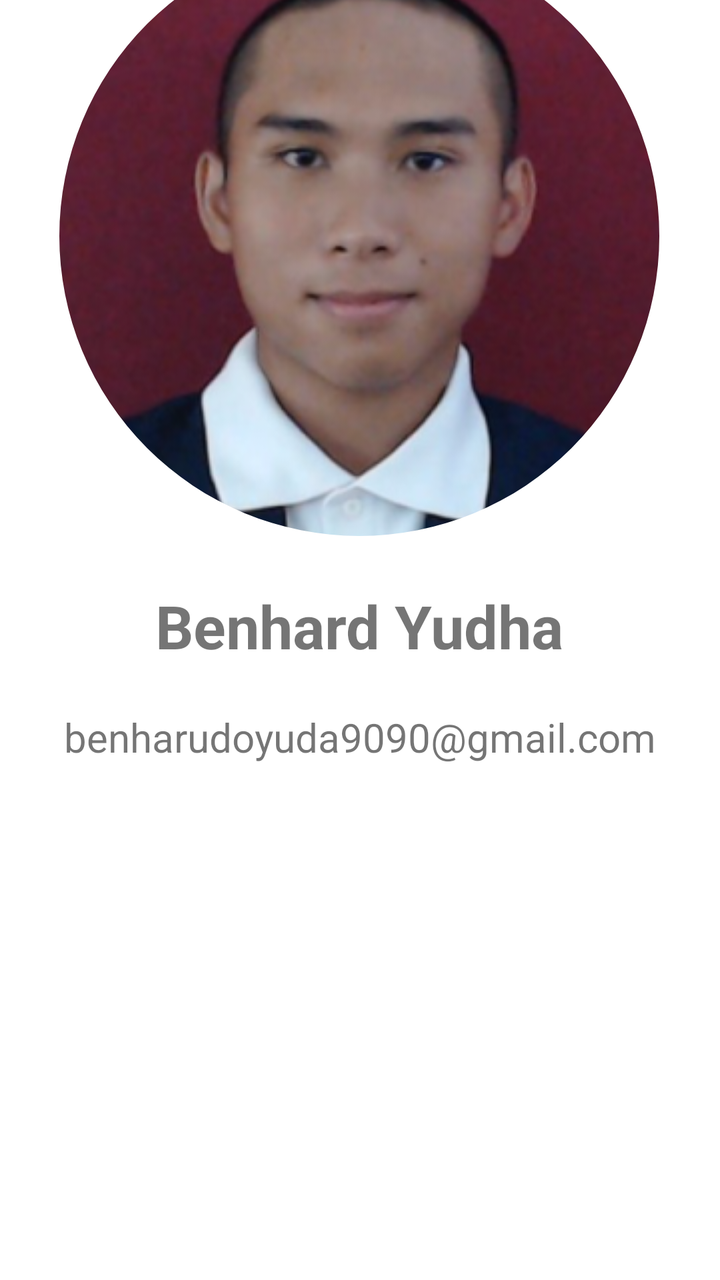
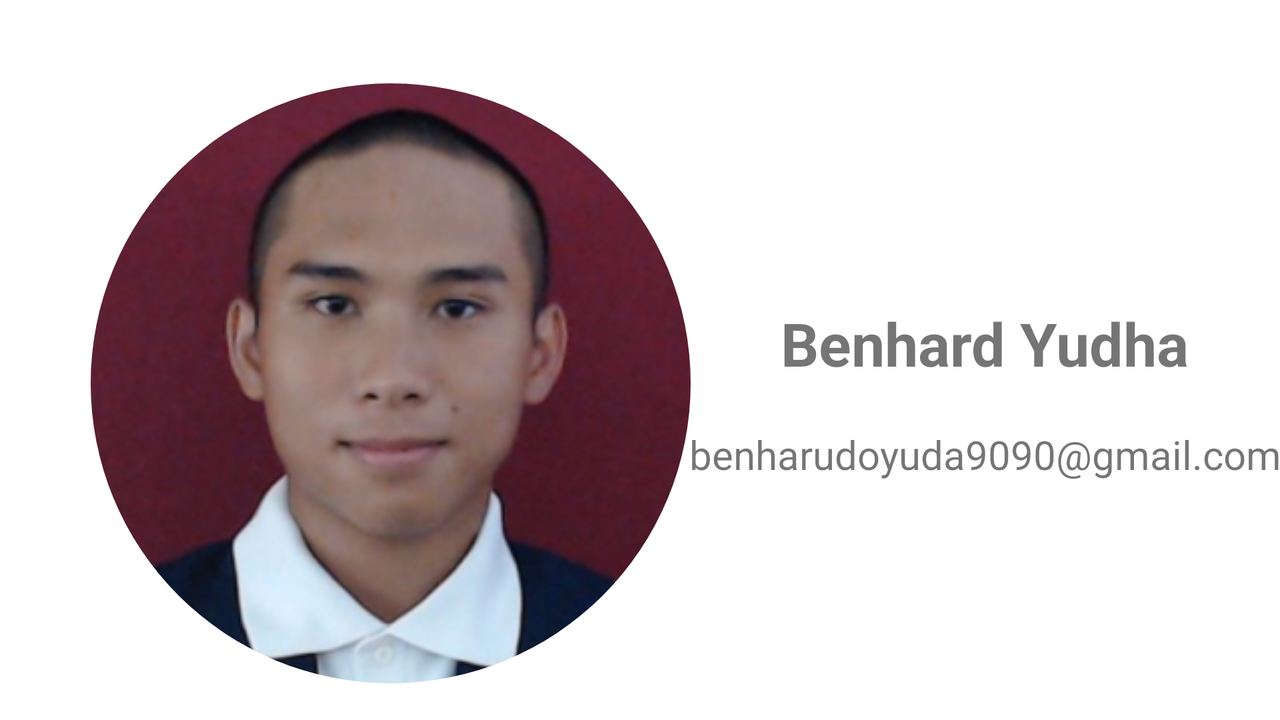

An Android layout and its configuration variant, each rendered on a device that would load it. The default file and the variant file are quoted in full after the pictures.
<!-- AndroidManifest.xml: application theme AppTheme -->
<!-- res/layout/activity_about_me.xml -->
<?xml version="1.0" encoding="utf-8"?>
<androidx.constraintlayout.widget.ConstraintLayout xmlns:android="http://schemas.android.com/apk/res/android"
    xmlns:app="http://schemas.android.com/apk/res-auto"
    xmlns:tools="http://schemas.android.com/tools"
    android:layout_width="match_parent"
    android:layout_height="match_parent"
    tools:context=".about_me">

    <com.google.android.material.imageview.ShapeableImageView
        android:id="@+id/imageView2"
        android:layout_width="300dp"
        android:layout_height="300dp"
        android:layout_marginTop="182dp"
        android:layout_marginBottom="105dp"
        app:layout_constraintBottom_toBottomOf="@+id/textView"
        app:layout_constraintEnd_toEndOf="parent"
        app:layout_constraintHorizontal_bias="0.495"
        app:layout_constraintStart_toStartOf="parent"
        app:layout_constraintTop_toTopOf="parent"
        app:layout_constraintVertical_bias="0.409"
        app:srcCompat="@drawable/a"
        app:shapeAppearanceOverlay="@style/roundedImageView"/>

    <TextView
        android:id="@+id/textView"
        android:layout_width="wrap_content"
        android:layout_height="wrap_content"
        android:layout_marginTop="25dp"
        android:layout_marginBottom="2dp"
        android:gravity="center"
        android:text="Benhard Yudha"
        android:textSize="30sp"
        android:textStyle="bold"
        app:layout_constraintBottom_toTopOf="@+id/textView2"
        app:layout_constraintEnd_toEndOf="parent"
        app:layout_constraintHorizontal_bias="0.498"
        app:layout_constraintStart_toStartOf="parent"
        app:layout_constraintTop_toBottomOf="@+id/imageView2" />

    <TextView
        android:id="@+id/textView2"
        android:layout_width="wrap_content"
        android:layout_height="wrap_content"
        android:layout_marginTop="20dp"
        android:layout_marginBottom="258dp"
        android:text="benharudoyuda9090@gmail.com"
        android:textSize="20sp"
        app:layout_constraintBottom_toBottomOf="parent"
        app:layout_constraintEnd_toEndOf="parent"
        app:layout_constraintHorizontal_bias="0.498"
        app:layout_constraintStart_toStartOf="parent"
        app:layout_constraintTop_toBottomOf="@+id/textView" />
</androidx.constraintlayout.widget.ConstraintLayout>
<!-- resources referenced by this layout -->
<resources>
  <!-- drawable a: png bitmap (drawable, 114264 bytes) -->
  <style name="roundedImageView">
          <item name="cornerFamily">rounded</item>
          <item name="cornerSize">50%</item>
      </style>
  <style name="AppTheme" parent="Theme.AppCompat.Light.NoActionBar">
          
          <item name="android:windowIsTranslucent">true</item>
          <item name="android:navigationBarColor">@android:color/transparent</item>
          <item name="android:statusBarColor">@android:color/transparent</item>
          <item name="android:windowBackground">@color/white</item>
      </style>
  <color name="white">#FFFFFFFF</color>
</resources>
<!-- res/layout-land/activity_about_me.xml (the repository's variant of the layout above) -->
<!-- drawn on the phone turned sideways -->
<?xml version="1.0" encoding="utf-8"?>
<androidx.constraintlayout.widget.ConstraintLayout xmlns:android="http://schemas.android.com/apk/res/android"
    xmlns:app="http://schemas.android.com/apk/res-auto"
    xmlns:tools="http://schemas.android.com/tools"
    android:layout_width="match_parent"
    android:layout_height="match_parent"
    tools:context=".about_me">

    <com.google.android.material.imageview.ShapeableImageView
        android:id="@+id/imageView2"
        android:layout_width="300dp"
        android:layout_height="300dp"
        android:layout_marginTop="182dp"
        android:layout_marginBottom="105dp"
        app:layout_constraintBottom_toBottomOf="parent"
        app:layout_constraintEnd_toStartOf="@+id/textView"
        app:layout_constraintHorizontal_bias="1.0"
        app:layout_constraintStart_toStartOf="parent"
        app:layout_constraintTop_toTopOf="parent"
        app:layout_constraintVertical_bias="0.619"
        app:shapeAppearanceOverlay="@style/roundedImageView"
        app:srcCompat="@drawable/a" />

    <TextView
        android:id="@+id/textView"
        android:layout_width="wrap_content"
        android:layout_height="wrap_content"
        android:layout_marginTop="290dp"
        android:layout_marginBottom="2dp"
        android:gravity="center"
        android:text="@string/benhard_yudha"
        android:textSize="30sp"
        android:textStyle="bold"
        app:layout_constraintBottom_toTopOf="@+id/textView2"
        app:layout_constraintEnd_toEndOf="parent"
        app:layout_constraintHorizontal_bias="0.629"
        app:layout_constraintStart_toEndOf="@+id/imageView2"
        app:layout_constraintTop_toTopOf="parent" />

    <TextView
        android:id="@+id/textView2"
        android:layout_width="wrap_content"
        android:layout_height="wrap_content"
        android:layout_marginTop="20dp"
        android:layout_marginBottom="258dp"
        android:text="@string/benharudoyuda9090_gmail_com"
        android:textSize="20sp"
        app:layout_constraintBottom_toBottomOf="parent"
        app:layout_constraintEnd_toEndOf="parent"
        app:layout_constraintHorizontal_bias="0.498"
        app:layout_constraintStart_toEndOf="@+id/imageView2"
        app:layout_constraintTop_toBottomOf="@+id/textView" />
</androidx.constraintlayout.widget.ConstraintLayout>
<!-- resources referenced by the variant -->
<!-- as the phone turned sideways resolves them -->
<resources>
  <!-- drawable a: png bitmap (drawable, 114264 bytes) -->
  <string name="benhard_yudha">Benhard Yudha</string>
  <string name="benharudoyuda9090_gmail_com">benharudoyuda9090@gmail.com</string>
  <style name="roundedImageView">
          <item name="cornerFamily">rounded</item>
          <item name="cornerSize">50%</item>
      </style>
  <style name="AppTheme" parent="Theme.AppCompat.Light.NoActionBar">
          
          <item name="android:windowIsTranslucent">true</item>
          <item name="android:navigationBarColor">@android:color/transparent</item>
          <item name="android:statusBarColor">@android:color/transparent</item>
          <item name="android:windowBackground">@color/white</item>
      </style>
  <color name="white">#FFFFFFFF</color>
</resources>
